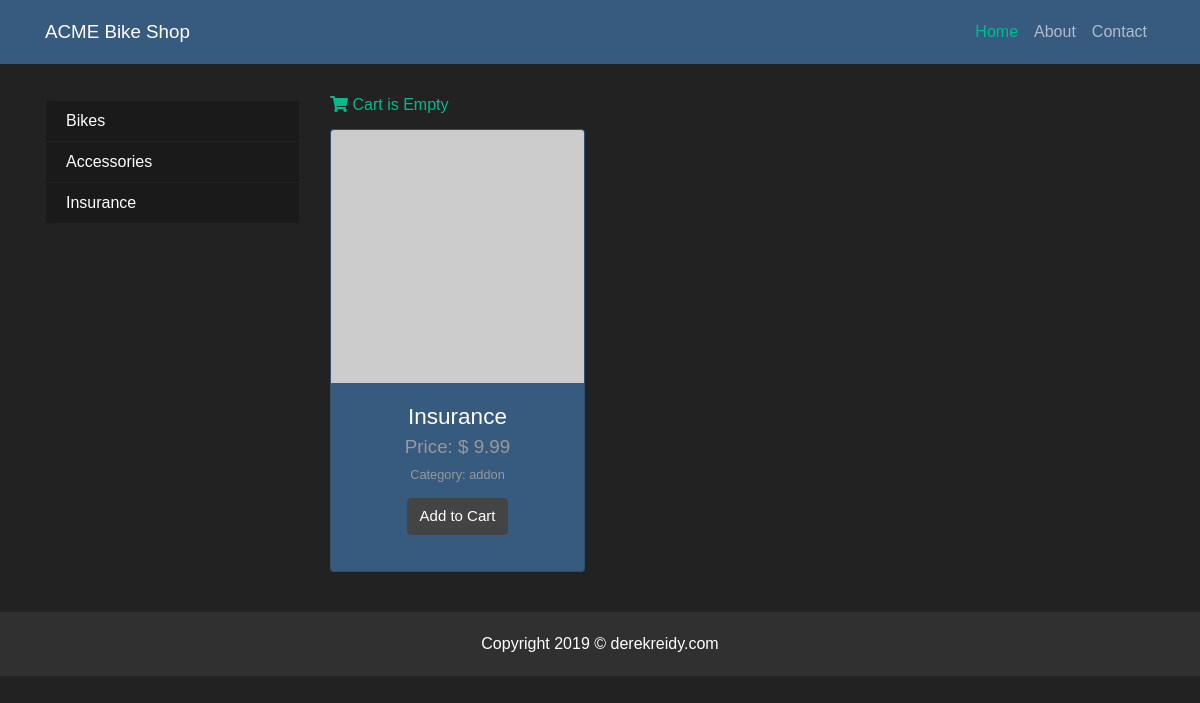
The app's page /category.php?product_type=addon with its own data.
### tables this page shows
CREATE TABLE `products` (
  `id` int(11) NOT NULL,
  `name` varchar(200) NOT NULL,
  `description` text NOT NULL,
  `product_type` varchar(200) NOT NULL,
  `price` float(10,2) NOT NULL,
  `image` varchar(255) NOT NULL,
  `created` datetime NOT NULL,
  `modified` datetime NOT NULL,
  `status` enum('1','0') NOT NULL DEFAULT '1' COMMENT '1=Active | 0=Inactive'
);

### Cart.class.php (called while the page is built, shortened)
<?php
class Cart
{
    protected $cart_contents = array();
    public function __construct()
    {
        $this->cart_contents = !empty($_SESSION['cart_contents']) ? $_SESSION['cart_contents'] : NULL;
        if ($this->cart_contents === NULL) {
            $this->cart_contents = array('cart_total' => 0, 'total_items' => 0);
        }
    }
    public function total_items() {
        return $this->cart_contents['total_items'];
    }
}

### category.php (the view)
<?php include_once ('inc/header.php'); ?>
<div class="container">
    <div class="row" style="margin-top: 20px;">
        <?php include_once ('inc/sidebar.php');?>
        <div class="col-lg-9">
            <div class="cart-view">
                <a href="viewCart.php" title="View Cart"><i class="fas fa-shopping-cart"></i>
                    <?php echo ($cart->total_items() > 0) ? $cart->total_items().' Item(s)':' Cart is Empty';?></a>
            </div>
            <br />
            <div class="row" id="products">
                <?php
                $cat = $_GET['product_type'];
                $result = $db->query("SELECT * FROM products WHERE product_type = '$cat' ORDER BY id ASC");
                if($result->num_rows > 0) {
                    while($row = $result->fetch_assoc()) {
                        ?>
                        <div class="col-lg-4 col-md-6 mb-4">
                            <div class="card text-white bg-primary mb-3 product-image align-content-center" style="max-width:20rem;">
                                <img class="card-img-top" src="<?php echo $row['image']; ?>" alt="<?php echo $row['name']; ?>">
                                <div class="card-body">
                                    <h4 class="card-title text-center"><?php echo $row['name']; ?></h4>
                                    <h5 class="card-subtitle mb-2 text-muted text-center">Price: $ <?php echo number_format($row['price'], 2); ?></h5>
                                    <p class="card-text text-muted text-center"><small>Category: <?php echo $row['product_type']; ?></small></p>
                                    <p class="text-center"><a href="cartAction.php?action=addToCart&id=<?php echo $row['id'];?>" class="btn btn-secondary">Add to Cart</a></p>
                                </div>
                            </div>
                        </div>
                    <?php }} else { ?>
                    <p>Product(s) not found...</p>
                <?php } ?>
            </div>
        </div>
    </div>
</div>
<?php include_once ('inc/footer.php'); ?>

### css/style.css (style rules this page uses)
html { height: 100%; min-height: 100%; color: #222; font-size: 1em; line-height: 1.4; }
body { font: 100%/1 'PT Serif', sans-serif; padding-top: 56px; }
audio, canvas, iframe, img, svg, video { vertical-align: middle; }
.cart-view { margin-top: 20px; }

### records on screen
products: name "Insurance", price "9.99", product_type "addon"
